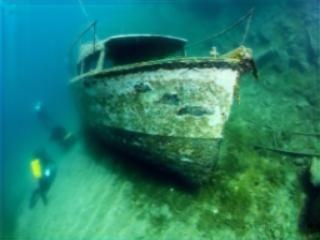
#> input picture abel/input_images/set_f0.jpg, 320 x 240 px, found by its file name; its folder holds only this picture in this run
$ python en.py
#> lines starting #> are read from the running program, lines starting #| are printed output that depends on the picture
import cv2
import numpy as np
import matplotlib.pyplot as plt
import os
from skimage.exposure import match_histograms

# Function to apply DFT enhancement to a single channel
def apply_dft_enhancement(channel, gain):
    # Step 1: Convert the channel to float32
    channel_float = np.float32(channel)

    # Step 2: Apply DFT to the channel
    dft = cv2.dft(channel_float, flags=cv2.DFT_COMPLEX_OUTPUT)
    dft_shift = np.fft.fftshift(dft)  # Shift zero frequency component to center

    # Step 3: Calculate magnitude and phase
    magnitude, angle = cv2.cartToPolar(dft_shift[:, :, 0], dft_shift[:, :, 1])

    # Step 4: Enhance the magnitude (apply gain)
    enhanced_magnitude = magnitude * gain

    # Step 5: Convert back to cartesian coordinates and apply inverse DFT
    enhanced_dft = cv2.polarToCart(enhanced_magnitude, angle)
    enhanced_dft_shift = np.fft.ifftshift(enhanced_dft)

    # Step 6: Perform inverse DFT to get the enhanced image
    img_back = cv2.idft(enhanced_dft_shift)
    img_back = cv2.magnitude(img_back[:, :, 0], img_back[:, :, 1])

    # Normalize the result to the range [0, 255]
    img_back = cv2.normalize(img_back, None, 0, 255, cv2.NORM_MINMAX).astype(np.uint8)

    return img_back

# Function to equalize the histogram of a channel
def equalize_channel(channel):
    return cv2.equalizeHist(channel)

# Load and preprocess the image
def load_and_preprocess_image(image_path):
    image = cv2.imread(image_path)
    if image is None:
        raise FileNotFoundError(f"Image not found at path: {image_path}")
    return cv2.cvtColor(image, cv2.COLOR_BGR2RGB)

# Calculate the average intensity of each color channel
def calculate_channel_intensity(image):
    r_channel, g_channel, b_channel = cv2.split(image)
    r_intensity = np.mean(r_channel)
    g_intensity = np.mean(g_channel)
    b_intensity = np.mean(b_channel)
    return r_intensity, g_intensity, b_intensity

# Function to determine if correction is needed
def needs_correction(r_intensity, g_intensity, b_intensity, threshold=0.1):
    overall_mean = (r_intensity + g_intensity + b_intensity) / 3
    deviations = {
        'R': abs(r_intensity - overall_mean) / overall_mean,
        'G': abs(g_intensity - overall_mean) / overall_mean,
        'B': abs(b_intensity - overall_mean) / overall_mean,
    }
    return {channel: deviation > threshold for channel, deviation in deviations.items()}

# Function to match histograms between source and reference images
def histogram_match(source, reference):
    matched = match_histograms(source, reference, channel_axis=-1)  # Updated to use channel_axis
    return matched.astype(np.uint8)

# Main function to process all images in a folder
def process_folder(input_folder, hr_folder):
    image_files = [f for f in os.listdir(input_folder) if f.lower().endswith(('.png', '.jpg', '.jpeg'))]

    if not image_files:
        print("No images found in the folder.")
        return

    for image_name in image_files:
        try:
            image_path = os.path.join(input_folder, image_name)
            hr_path = os.path.join(hr_folder, image_name)  # Corresponding HR image

            # Load the original and HR images
            image = load_and_preprocess_image(image_path)
#> in load_and_preprocess_image, image is the input picture: shape (240, 320, 3); mean B, G, R 106.9, 127.4, 37
            hr_image = load_and_preprocess_image(hr_path) if os.path.exists(hr_path) else None

            # Calculate channel intensities
            r_intensity, g_intensity, b_intensity = calculate_channel_intensity(image)
#> in calculate_channel_intensity, `r_channel, g_channel, b_channel = cv2.split(image)`:
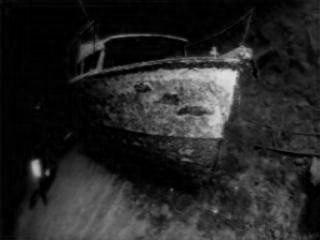
#> r_channel: shape (240, 320); min 0, max 225, mean 37
#> in calculate_channel_intensity, `r_channel, g_channel, b_channel = cv2.split(image)`:
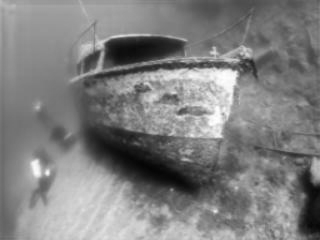
#> g_channel: shape (240, 320); min 4, max 255, mean 127.4
#> in calculate_channel_intensity, `r_channel, g_channel, b_channel = cv2.split(image)`:
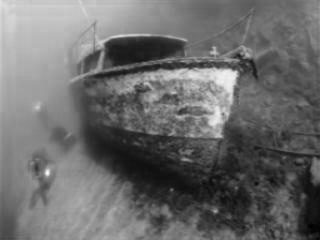
#> b_channel: shape (240, 320); min 0, max 249, mean 106.9
#> in calculate_channel_intensity, `r_intensity = np.mean(r_channel)`: r_intensity = 37
#> in calculate_channel_intensity, `g_intensity = np.mean(g_channel)`: g_intensity = 127.4
#> in calculate_channel_intensity, `b_intensity = np.mean(b_channel)`: b_intensity = 106.9
#> r_intensity = 37; g_intensity = 127.4; b_intensity = 106.9

            # Determine if corrections are needed
            corrections_needed = needs_correction(r_intensity, g_intensity, b_intensity)
#> in needs_correction, `overall_mean = (r_intensity + g_intensity + b_intensity) / 3`: overall_mean = 90.45
#> in needs_correction, `deviations = { 'R': abs(r_intensity - overall_mean) / overall_mean, 'G..`: deviations = {'R': 0.591, 'G': 0.409, 'B': 0.182}
#> corrections_needed = {'R': True, 'G': True, 'B': True}

            # Split the image into R, G, B channels
            r_channel, g_channel, b_channel = cv2.split(image)

            # Apply corrections selectively
            if corrections_needed['R']:
                r_channel = apply_dft_enhancement(r_channel, 0.8)  # Apply DFT enhancement to Red
#> in apply_dft_enhancement, `magnitude, angle = cv2.cartToPolar(dft_shift[:, :, 0], dft_shift[:, :,..`:
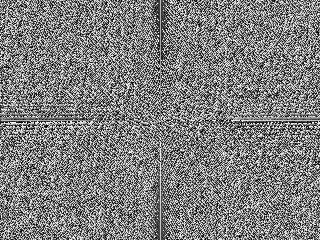
#> angle: shape (240, 320) float32; min 1.66e-05, max 6.28, mean 3.13; drawn with min black and max white
                r_channel = equalize_channel(r_channel)
            if corrections_needed['G']:
                g_channel = apply_dft_enhancement(g_channel, 1.2)  # Apply DFT enhancement to Green
                g_channel = equalize_channel(g_channel)
            if corrections_needed['B']:
                b_channel = apply_dft_enhancement(b_channel, 1.2)  # Apply DFT enhancement to Blue
                b_channel = equalize_channel(b_channel)

            # Merge adjusted channels back into an image
            corrected_image = cv2.merge((r_channel, g_channel, b_channel))

            # Match histograms if HR image is available
            if hr_image is not None:
                matched_image = histogram_match(corrected_image, hr_image)
            else:
                matched_image = corrected_image

            # Display the original, corrected, and HR images
            plt.figure(figsize=(18, 6))
            plt.subplot(1, 3, 1)
            plt.imshow(image)
            plt.title(f'Original: {image_name}')
            plt.axis('off')

            plt.subplot(1, 3, 2)
            plt.imshow(corrected_image)
            plt.title(f'Corrected: {image_name}')
            plt.axis('off')

            if hr_image is not None:
                plt.subplot(1, 3, 3)
                plt.imshow(hr_image)
                plt.title(f'HR Image: {image_name}')
                plt.axis('off')
            else:
                plt.subplot(1, 3, 3)
                plt.imshow(matched_image)
                plt.title(f'Matched Image: {image_name}')
                plt.axis('off')

            plt.tight_layout()
            plt.show()
        except FileNotFoundError as e:
            print(e)

# Paths to the input and HR folders
input_folder = r"C:\Users\albin John\OneDrive\Desktop\java\PROJECT\abel\input_images"
hr_folder = r"C:\Users\albin John\OneDrive\Desktop\java\PROJECT\abel\hrr"

# Run the main function
#> (the run stopped early here; a loop or call above may not have finished)

$ run again, on abel/input_images/set_f37.jpg
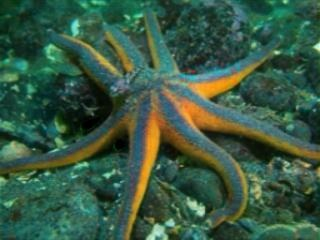
#> input picture abel/input_images/set_f37.jpg, 320 x 240 px, found by its file name
#> in load_and_preprocess_image, image is the input picture: shape (240, 320, 3); mean B, G, R 67.2, 89.1, 57
#> in calculate_channel_intensity, `r_channel, g_channel, b_channel = cv2.split(image)`:
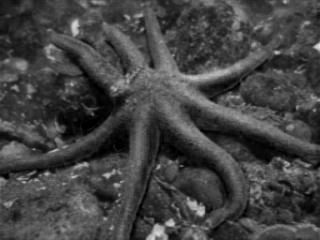
#> b_channel: shape (240, 320); min 0, max 226, mean 67.2
#> in calculate_channel_intensity, `r_intensity = np.mean(r_channel)`: r_intensity = 56.96
#> in calculate_channel_intensity, `g_intensity = np.mean(g_channel)`: g_intensity = 89.06
#> in calculate_channel_intensity, `b_intensity = np.mean(b_channel)`: b_intensity = 67.2
#> in process_folder, `r_intensity, g_intensity, b_intensity = calculate_channel_intensity(im..`: r_intensity = 56.96; g_intensity = 89.06; b_intensity = 67.2
#> overall_mean = 71.07
#> deviations = {'R': 0.199, 'G': 0.253, 'B': 0.0546}
#> corrections_needed = {'R': True, 'G': True, 'B': False}
#> in apply_dft_enhancement, `magnitude, angle = cv2.cartToPolar(dft_shift[:, :, 0], dft_shift[:, :,..`:
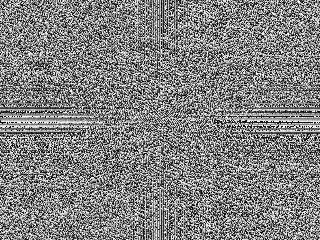
#> angle: shape (240, 320) float32; min 5.39e-05, max 6.28, mean 3.19; drawn with min black and max white

$ run again, on abel/input_images/set_f38.jpg
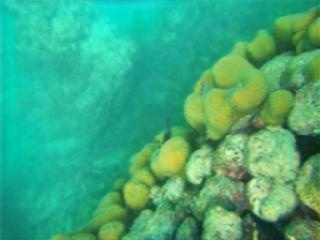
#> input picture abel/input_images/set_f38.jpg, 320 x 240 px, found by its file name
#> in load_and_preprocess_image, image is the input picture: shape (240, 320, 3); mean B, G, R 125.3, 170.8, 61.7
#> in calculate_channel_intensity, `r_channel, g_channel, b_channel = cv2.split(image)`:
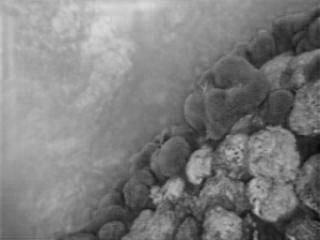
#> b_channel: shape (240, 320); min 8, max 219, mean 125.3
#> in calculate_channel_intensity, `r_intensity = np.mean(r_channel)`: r_intensity = 61.73
#> in calculate_channel_intensity, `g_intensity = np.mean(g_channel)`: g_intensity = 170.8
#> in calculate_channel_intensity, `b_intensity = np.mean(b_channel)`: b_intensity = 125.3
#> in process_folder, `r_intensity, g_intensity, b_intensity = calculate_channel_intensity(im..`: r_intensity = 61.73; g_intensity = 170.8; b_intensity = 125.3
#> overall_mean = 119.3
#> deviations = {'R': 0.482, 'G': 0.432, 'B': 0.0504}
#> corrections_needed = {'R': True, 'G': True, 'B': False}
#> in apply_dft_enhancement, `magnitude, angle = cv2.cartToPolar(dft_shift[:, :, 0], dft_shift[:, :,..`:
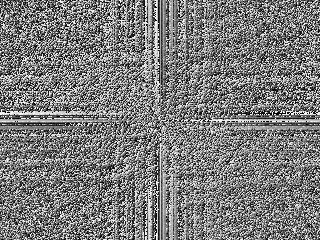
#> angle: shape (240, 320) float32; min 8.87e-05, max 6.28, mean 3.06; drawn with min black and max white

$ run again, on abel/input_images/set_f17.jpg
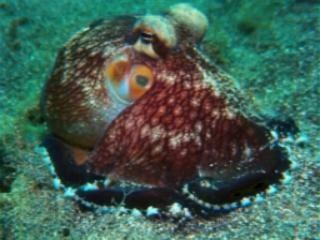
#> input picture abel/input_images/set_f17.jpg, 320 x 240 px, found by its file name
#> in load_and_preprocess_image, image is the input picture: shape (240, 320, 3); mean B, G, R 83.2, 95.3, 65
#> in calculate_channel_intensity, `r_intensity = np.mean(r_channel)`: r_intensity = 65.02
#> in calculate_channel_intensity, `g_intensity = np.mean(g_channel)`: g_intensity = 95.32
#> in calculate_channel_intensity, `b_intensity = np.mean(b_channel)`: b_intensity = 83.16
#> in process_folder, `r_intensity, g_intensity, b_intensity = calculate_channel_intensity(im..`: r_intensity = 65.02; g_intensity = 95.32; b_intensity = 83.16
#> overall_mean = 81.17
#> deviations = {'R': 0.199, 'G': 0.174, 'B': 0.0246}
#> corrections_needed = {'R': True, 'G': True, 'B': False}
#> in apply_dft_enhancement, `magnitude, angle = cv2.cartToPolar(dft_shift[:, :, 0], dft_shift[:, :,..`:
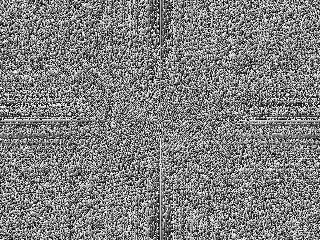
#> angle: shape (240, 320) float32; min 7.27e-05, max 6.28, mean 3.14; drawn with min black and max white
